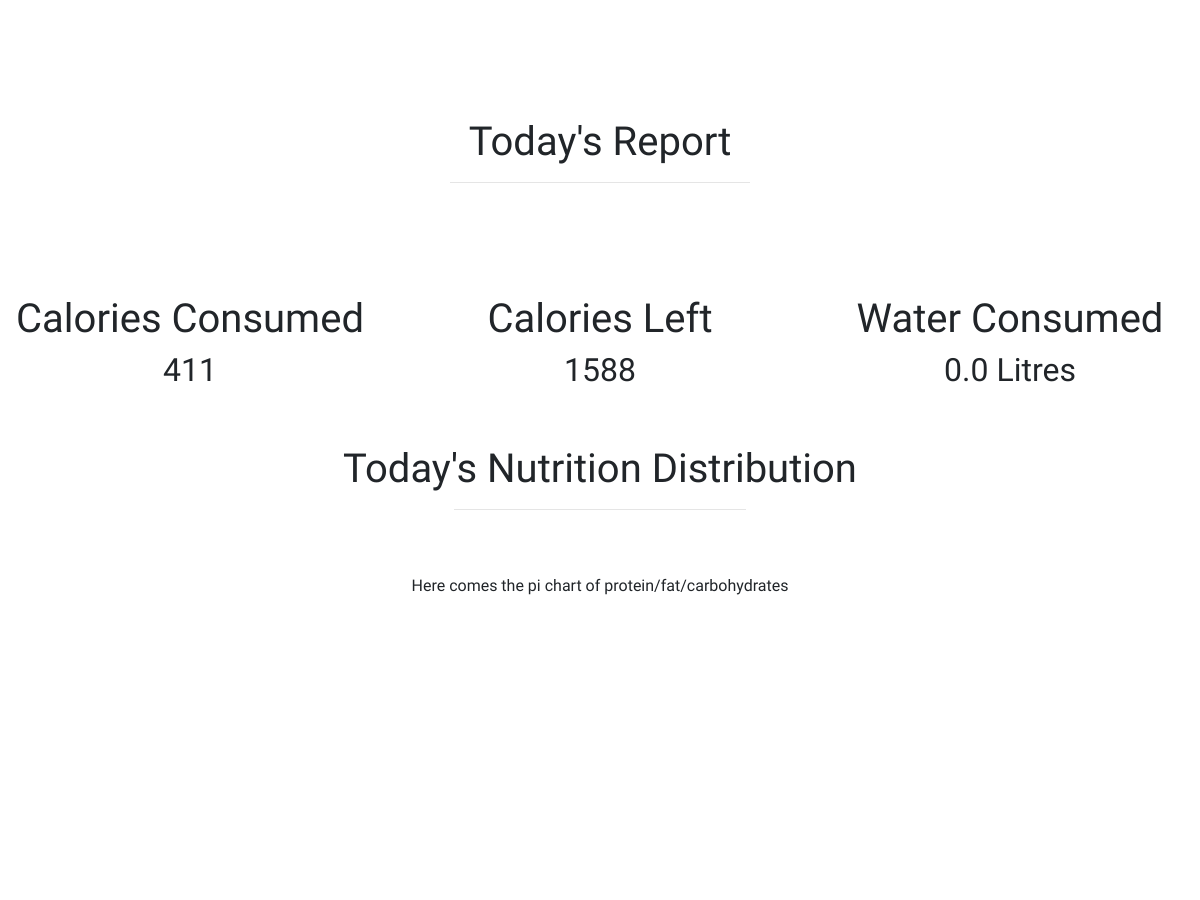
Page /dashboard (signed in, middle part) on the earlier database version.
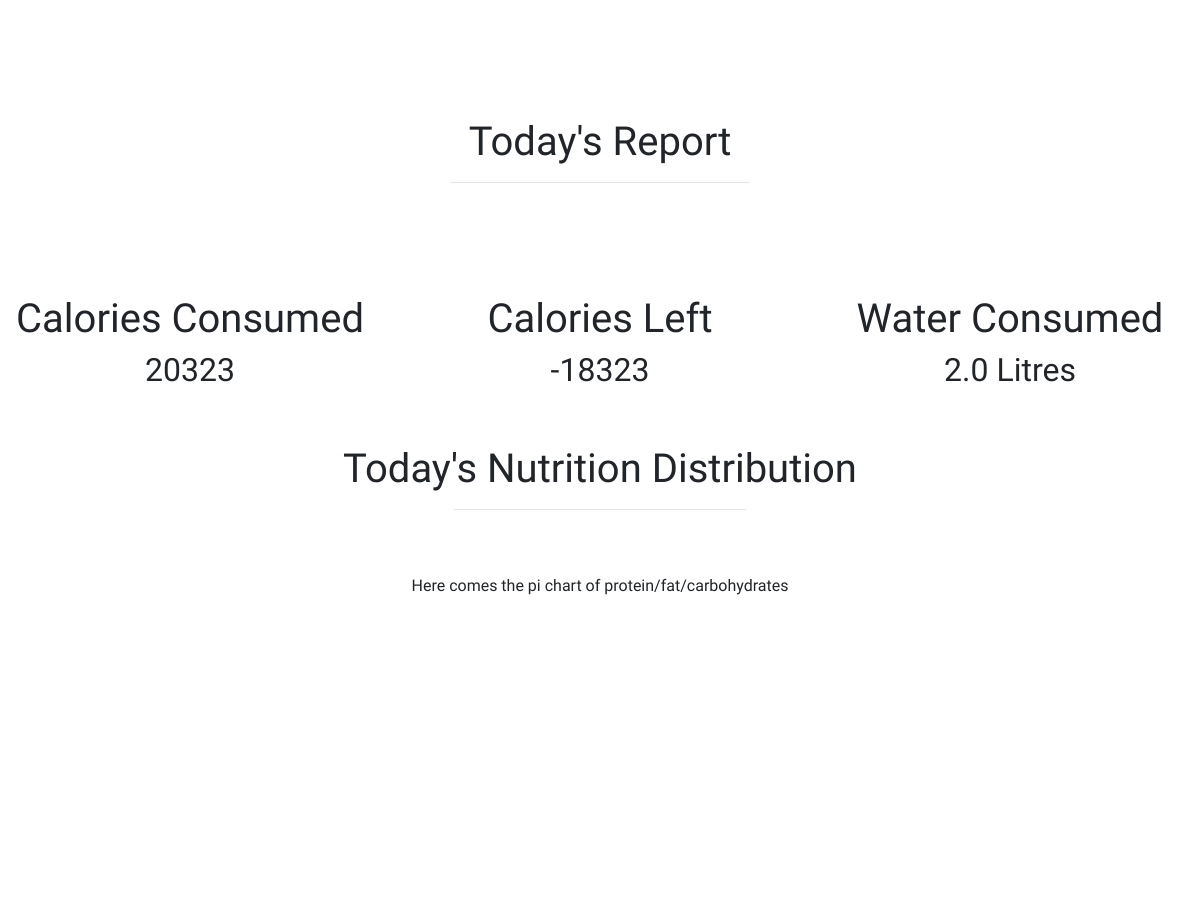
Same page on the later database version.
### hackathon/Untitled.py (models this page shows, shortened)
class Food(db.Model):
    id= db.Column(db.Integer,primary_key=True)
    food_name= db.Column(db.String(20),unique = False, nullable= False)
    user_id = db.Column(db.Integer, db.ForeignKey('user.id'), nullable=False)
    food_date = db.Column(db.Date, nullable=False,default=date.today())
    quantity = db.Column(db.Float, nullable=False, default =1)
    protien = db.Column(db.Float, nullable = False,default =0)
    calorie = db.Column(db.Float, nullable = False,default =0)
    carb = db.Column(db.Float, nullable = False,default =0)
    fat = db.Column(db.Float, nullable = False,default =0)

### hackathon/Untitled.py (the view, shortened to what this page needs)
@app.route("/dashboard", methods = ['GET','POST'])
def dash():
    user = current_user
    form = FoodForm()
    flash('Not a valid food name.','danger')
    return render_template("dashboard.html",user = user, form= form, date= date.today())

### hackathon/Untitled.py (called while the page is built)
@login_manager.user_loader
def load_user(user_id):
    return User.query.get(int(user_id))

    def past_n(self,n):
        list_1 = Food.query.filter_by(user_id=self.id).all()
        a = {"protien":0,"carb":0,"fat":0,"calorie":0}
        for food in list_1:
            today = date.today()
            todayday=today.day
            food_day = food.food_date.day
            if(food_day==todayday-n+1):
                a["fat"]+=food.fat
                a["protien"]+=food.protien
                a["carb"]+=food.carb
                a["calorie"]+=food.calorie
        return a

    def past_week(self):
        list_1 = Food.query.filter_by(user_id=self.id).all()
        a = {"protien":0,"carb":0,"fat":0,"calorie":0}
        for food in list_1:
                a["fat"]+=food.fat
                a["protien"]+=food.protien
                a["carb"]+=food.carb
                a["calorie"]+=food.calorie
        return a

    def getWater(self):
        list_1 = Food.query.filter_by(user_id=self.id, food_name="water" or "Water" or "WATER").all()
        a = 0.0
        for food in list_1:
            a+=food.quantity
        return a

### hackathon/templates/dashboard.html (shortened to what this page needs)
<!DOCTYPE html>
<html>
<head>
  <link rel="stylesheet" href="https://maxcdn.bootstrapcdn.com/bootstrap/4.4.1/css/bootstrap.min.css">
</head>
<body>
  <section id="WeekPerformance">
            <div class="row pt-5">
                {% set w1 = (user.past_week()['protien'] )%}
                {% set w2 = user.past_week()['carb']  %}
                {% set w3 = user.past_week()['fat'] %}
               <div class="col-lg-6 col-sd-12 col-md-6" id="piechart_3d1" style="width: 900px; height: 500px;">
                {% set a1= date.day-1 %}
                {% set a2= date.day-2 %}
                {% set a3= date.day-3 %}
			</div>
               <div class="col-lg-6 col-sd-12 col-md-6" id="columnchart_material" style="width: 800px; height: 500px;">
              </div>
              </div>
  </section>
  <section id="Today's performance">
            <div class="row">
             <div class="container-fluid ">
                  <h1 class="text-capitalize text-center pt-5">Today's Report</h1>
                  <hr class="w-25 mx-auto pt-5">
                </div>
                 {% set a = user.past_n(1)["calorie"]%}
                 {% set b = 2000 - a %}
               <div class="col-md-6 col-sd-12 col-lg-4">
                 <h1 class="text-capitalize text-center pt-5">Calories Consumed</h1>
                 <h2 class="text-capitalize text-center">{{a | int}}</h2>
               </div>
               <div class="col-md-6 col-sd-12 col-lg-4">
                 <h1 class="text-capitalize text-center pt-5">Calories Left</h1>
                 <h2 class="text-capitalize text-center">{{b | int}}</h2>
               </div>
                <div class="col-md-6 col-sd-12 col-lg-4">
                 <h1 class="text-capitalize text-center pt-5">Water Consumed</h1>
                 <h2 class="text-capitalize text-center">{{user.getWater()}} Litres</h2>
               </div>
                </div>
                <div class="container-fluid  pt-5 " id="TND">
                  <h1 class="text-center text-capitalize ">Today's Nutrition Distribution</h1>
                   <hr class="w-25 mx-auto pt-5">
                   <p class="text-center">Here comes the pi chart of protein/fat/carbohydrates</p>
                </div>
					     <div id="piechart_3d2" style="width: 900px; height: 500px;" class="center-block"></div>
</section>
</body>
</html>

Differences in the rows shown:
added Food: getWater "2.0"
Other differences:
{{ a | int }}: "411" → "20323"
{{ b | int }}: "1588" → "-18323"
{{ user.getWater() }}: "0.0" → (not shown)
